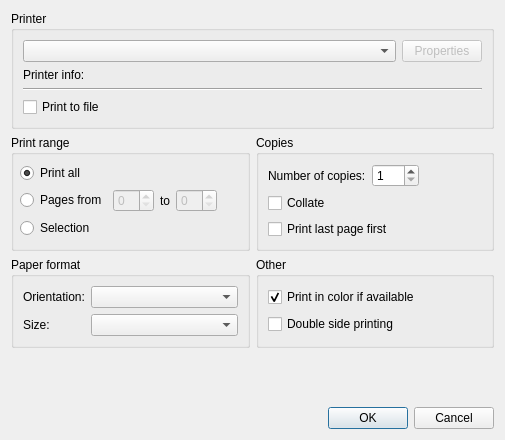
<ui version="4.0" >
 <comment>*********************************************************************
**
** Copyright (C) 1992-2008 Trolltech ASA. All rights reserved.
**
** This file is part of the QtGui module of the Qt Toolkit.
**
** This file may be used under the terms of the GNU General Public
** License versions 2.0 or 3.0 as published by the Free Software
** Foundation and appearing in the files LICENSE.GPL2 and LICENSE.GPL3
** included in the packaging of this file.  Alternatively you may (at
** your option) use any later version of the GNU General Public
** License if such license has been publicly approved by Trolltech ASA
** (or its successors, if any) and the KDE Free Qt Foundation. In
** addition, as a special exception, Trolltech gives you certain
** additional rights. These rights are described in the Trolltech GPL
** Exception version 1.2, which can be found at
** http://www.trolltech.com/products/qt/gplexception/ and in the file
** GPL_EXCEPTION.txt in this package.
**
** Please review the following information to ensure GNU General
** Public Licensing requirements will be met:
** http://trolltech.com/products/qt/licenses/licensing/opensource/. If
** you are unsure which license is appropriate for your use, please
** review the following information:
** http://trolltech.com/products/qt/licenses/licensing/licensingoverview
** or contact the sales department at sales@trolltech.com.
**
** In addition, as a special exception, Trolltech, as the sole
** copyright holder for Qt Designer, grants users of the Qt/Eclipse
** Integration plug-in the right for the Qt/Eclipse Integration to
** link to functionality provided by Qt Designer and its related
** libraries.
**
** This file is provided "AS IS" with NO WARRANTY OF ANY KIND,
** INCLUDING THE WARRANTIES OF DESIGN, MERCHANTABILITY AND FITNESS FOR
** A PARTICULAR PURPOSE. Trolltech reserves all rights not expressly
** granted herein.
**
** This file is provided AS IS with NO WARRANTY OF ANY KIND, INCLUDING THE
** WARRANTY OF DESIGN, MERCHANTABILITY AND FITNESS FOR A PARTICULAR PURPOSE.
**
*********************************************************************</comment>
 <class>QPrintDialog</class>
 <widget class="QDialog" name="QPrintDialog" >
  <property name="geometry" >
   <rect>
    <x>0</x>
    <y>0</y>
    <width>505</width>
    <height>440</height>
   </rect>
  </property>
  <property name="windowTitle" >
   <string>Print dialog</string>
  </property>
  <layout class="QVBoxLayout" >
   <item>
    <widget class="QWidget" native="1" name="generalWidget" >
     <layout class="QGridLayout" >
      <property name="leftMargin" >
       <number>0</number>
      </property>
      <property name="topMargin" >
       <number>0</number>
      </property>
      <property name="rightMargin" >
       <number>0</number>
      </property>
      <property name="bottomMargin" >
       <number>0</number>
      </property>
      <item row="0" column="0" colspan="2" >
       <widget class="QGroupBox" name="gbDestination" >
        <property name="sizePolicy" >
         <sizepolicy vsizetype="Minimum" hsizetype="Preferred" >
          <horstretch>0</horstretch>
          <verstretch>0</verstretch>
         </sizepolicy>
        </property>
        <property name="title" >
         <string>Printer</string>
        </property>
        <layout class="QVBoxLayout" >
         <property name="spacing" >
          <number>6</number>
         </property>
         <property name="leftMargin" >
          <number>9</number>
         </property>
         <property name="topMargin" >
          <number>9</number>
         </property>
         <property name="rightMargin" >
          <number>9</number>
         </property>
         <property name="bottomMargin" >
          <number>9</number>
         </property>
         <item>
          <widget class="QStackedWidget" name="stackedWidget" >
           <property name="sizePolicy" >
            <sizepolicy vsizetype="Minimum" hsizetype="Preferred" >
             <horstretch>0</horstretch>
             <verstretch>0</verstretch>
            </sizepolicy>
           </property>
           <property name="currentIndex" >
            <number>0</number>
           </property>
           <widget class="QWidget" name="page" >
            <layout class="QVBoxLayout" >
             <property name="spacing" >
              <number>6</number>
             </property>
             <property name="leftMargin" >
              <number>0</number>
             </property>
             <property name="topMargin" >
              <number>0</number>
             </property>
             <property name="rightMargin" >
              <number>0</number>
             </property>
             <property name="bottomMargin" >
              <number>0</number>
             </property>
             <item>
              <layout class="QHBoxLayout" >
               <property name="spacing" >
                <number>6</number>
               </property>
               <property name="leftMargin" >
                <number>0</number>
               </property>
               <property name="topMargin" >
                <number>0</number>
               </property>
               <property name="rightMargin" >
                <number>0</number>
               </property>
               <property name="bottomMargin" >
                <number>0</number>
               </property>
               <item>
                <widget class="QComboBox" name="cbPrinters" >
                 <property name="sizePolicy" >
                  <sizepolicy vsizetype="Minimum" hsizetype="Expanding" >
                   <horstretch>0</horstretch>
                   <verstretch>0</verstretch>
                  </sizepolicy>
                 </property>
                </widget>
               </item>
               <item>
                <widget class="QPushButton" name="btnProperties" >
                 <property name="enabled" >
                  <bool>false</bool>
                 </property>
                 <property name="sizePolicy" >
                  <sizepolicy vsizetype="Minimum" hsizetype="Minimum" >
                   <horstretch>0</horstretch>
                   <verstretch>0</verstretch>
                  </sizepolicy>
                 </property>
                 <property name="text" >
                  <string>Properties</string>
                 </property>
                </widget>
               </item>
              </layout>
             </item>
             <item>
              <layout class="QHBoxLayout" >
               <property name="spacing" >
                <number>6</number>
               </property>
               <property name="leftMargin" >
                <number>0</number>
               </property>
               <property name="topMargin" >
                <number>0</number>
               </property>
               <property name="rightMargin" >
                <number>0</number>
               </property>
               <property name="bottomMargin" >
                <number>0</number>
               </property>
               <item>
                <widget class="QLabel" name="label" >
                 <property name="text" >
                  <string>Printer info:</string>
                 </property>
                </widget>
               </item>
               <item>
                <widget class="QLabel" name="lbPrinterInfo" >
                 <property name="sizePolicy" >
                  <sizepolicy vsizetype="Preferred" hsizetype="MinimumExpanding" >
                   <horstretch>0</horstretch>
                   <verstretch>0</verstretch>
                  </sizepolicy>
                 </property>
                 <property name="text" >
                  <string/>
                 </property>
                </widget>
               </item>
              </layout>
             </item>
            </layout>
           </widget>
           <widget class="QWidget" name="page_2" >
            <layout class="QVBoxLayout" >
             <property name="spacing" >
              <number>6</number>
             </property>
             <property name="leftMargin" >
              <number>0</number>
             </property>
             <property name="topMargin" >
              <number>0</number>
             </property>
             <property name="rightMargin" >
              <number>0</number>
             </property>
             <property name="bottomMargin" >
              <number>0</number>
             </property>
             <item>
              <layout class="QHBoxLayout" >
               <property name="spacing" >
                <number>6</number>
               </property>
               <property name="leftMargin" >
                <number>0</number>
               </property>
               <property name="topMargin" >
                <number>0</number>
               </property>
               <property name="rightMargin" >
                <number>0</number>
               </property>
               <property name="bottomMargin" >
                <number>0</number>
               </property>
               <item>
                <widget class="QLineEdit" name="leFile" >
                 <property name="enabled" >
                  <bool>true</bool>
                 </property>
                 <property name="sizePolicy" >
                  <sizepolicy vsizetype="Preferred" hsizetype="Expanding" >
                   <horstretch>0</horstretch>
                   <verstretch>0</verstretch>
                  </sizepolicy>
                 </property>
                </widget>
               </item>
               <item>
                <widget class="QPushButton" name="btnBrowse" >
                 <property name="enabled" >
                  <bool>true</bool>
                 </property>
                 <property name="text" >
                  <string>Browse</string>
                 </property>
                </widget>
               </item>
              </layout>
             </item>
            </layout>
           </widget>
          </widget>
         </item>
         <item>
          <widget class="Line" name="line" >
           <property name="orientation" >
            <enum>Qt::Horizontal</enum>
           </property>
          </widget>
         </item>
         <item>
          <widget class="QCheckBox" name="chbPrintToFile" >
           <property name="text" >
            <string>Print to file</string>
           </property>
          </widget>
         </item>
        </layout>
       </widget>
      </item>
      <item row="1" column="0" >
       <widget class="QGroupBox" name="gbPrintRange" >
        <property name="sizePolicy" >
         <sizepolicy vsizetype="Minimum" hsizetype="Preferred" >
          <horstretch>0</horstretch>
          <verstretch>0</verstretch>
         </sizepolicy>
        </property>
        <property name="title" >
         <string>Print range</string>
        </property>
        <layout class="QVBoxLayout" >
         <property name="spacing" >
          <number>4</number>
         </property>
         <property name="leftMargin" >
          <number>6</number>
         </property>
         <property name="topMargin" >
          <number>6</number>
         </property>
         <property name="rightMargin" >
          <number>6</number>
         </property>
         <property name="bottomMargin" >
          <number>6</number>
         </property>
         <item>
          <widget class="QRadioButton" name="rbPrintAll" >
           <property name="text" >
            <string>Print all</string>
           </property>
           <property name="checked" >
            <bool>true</bool>
           </property>
          </widget>
         </item>
         <item>
          <layout class="QHBoxLayout" >
           <property name="spacing" >
            <number>6</number>
           </property>
           <property name="leftMargin" >
            <number>0</number>
           </property>
           <property name="topMargin" >
            <number>0</number>
           </property>
           <property name="rightMargin" >
            <number>0</number>
           </property>
           <property name="bottomMargin" >
            <number>0</number>
           </property>
           <item>
            <widget class="QRadioButton" name="rbPrintRange" >
             <property name="text" >
              <string>Pages from</string>
             </property>
            </widget>
           </item>
           <item>
            <widget class="QSpinBox" name="sbFrom" >
             <property name="enabled" >
              <bool>false</bool>
             </property>
            </widget>
           </item>
           <item>
            <widget class="QLabel" name="label_2" >
             <property name="text" >
              <string>to</string>
             </property>
            </widget>
           </item>
           <item>
            <widget class="QSpinBox" name="sbTo" >
             <property name="enabled" >
              <bool>false</bool>
             </property>
            </widget>
           </item>
           <item>
            <spacer>
             <property name="orientation" >
              <enum>Qt::Horizontal</enum>
             </property>
             <property name="sizeHint" >
              <size>
               <width>0</width>
               <height>20</height>
              </size>
             </property>
            </spacer>
           </item>
          </layout>
         </item>
         <item>
          <widget class="QRadioButton" name="rbPrintSelection" >
           <property name="text" >
            <string>Selection</string>
           </property>
          </widget>
         </item>
        </layout>
       </widget>
      </item>
      <item row="1" column="1" >
       <widget class="QGroupBox" name="gbCopies" >
        <property name="sizePolicy" >
         <sizepolicy vsizetype="Minimum" hsizetype="Minimum" >
          <horstretch>0</horstretch>
          <verstretch>0</verstretch>
         </sizepolicy>
        </property>
        <property name="title" >
         <string>Copies</string>
        </property>
        <layout class="QVBoxLayout" >
         <property name="spacing" >
          <number>6</number>
         </property>
         <property name="leftMargin" >
          <number>9</number>
         </property>
         <property name="topMargin" >
          <number>9</number>
         </property>
         <property name="rightMargin" >
          <number>9</number>
         </property>
         <property name="bottomMargin" >
          <number>9</number>
         </property>
         <item>
          <layout class="QHBoxLayout" >
           <property name="spacing" >
            <number>6</number>
           </property>
           <property name="leftMargin" >
            <number>0</number>
           </property>
           <property name="topMargin" >
            <number>0</number>
           </property>
           <property name="rightMargin" >
            <number>0</number>
           </property>
           <property name="bottomMargin" >
            <number>0</number>
           </property>
           <item>
            <widget class="QLabel" name="label_8" >
             <property name="text" >
              <string>Number of copies:</string>
             </property>
            </widget>
           </item>
           <item>
            <widget class="QSpinBox" name="sbNumCopies" >
             <property name="minimum" >
              <number>1</number>
             </property>
             <property name="maximum" >
              <number>999</number>
             </property>
             <property name="value" >
              <number>1</number>
             </property>
            </widget>
           </item>
           <item>
            <spacer>
             <property name="orientation" >
              <enum>Qt::Horizontal</enum>
             </property>
             <property name="sizeHint" >
              <size>
               <width>0</width>
               <height>20</height>
              </size>
             </property>
            </spacer>
           </item>
          </layout>
         </item>
         <item>
          <widget class="QCheckBox" name="chbCollate" >
           <property name="text" >
            <string>Collate</string>
           </property>
          </widget>
         </item>
         <item>
          <widget class="QCheckBox" name="chbPrintLastFirst" >
           <property name="text" >
            <string>Print last page first</string>
           </property>
          </widget>
         </item>
        </layout>
       </widget>
      </item>
      <item row="2" column="0" >
       <widget class="QGroupBox" name="gbPageProperties" >
        <property name="title" >
         <string>Paper format</string>
        </property>
        <layout class="QGridLayout" >
         <property name="leftMargin" >
          <number>9</number>
         </property>
         <property name="topMargin" >
          <number>9</number>
         </property>
         <property name="rightMargin" >
          <number>9</number>
         </property>
         <property name="bottomMargin" >
          <number>9</number>
         </property>
         <property name="horizontalSpacing" >
          <number>6</number>
         </property>
         <property name="verticalSpacing" >
          <number>6</number>
         </property>
         <item row="1" column="0" >
          <widget class="QLabel" name="label_4" >
           <property name="text" >
            <string>Size:</string>
           </property>
          </widget>
         </item>
         <item row="0" column="0" >
          <widget class="QLabel" name="label_3" >
           <property name="text" >
            <string>Orientation:</string>
           </property>
          </widget>
         </item>
         <item row="0" column="1" >
          <widget class="QComboBox" name="cbPaperLayout" >
           <property name="sizePolicy" >
            <sizepolicy vsizetype="Fixed" hsizetype="Expanding" >
             <horstretch>0</horstretch>
             <verstretch>0</verstretch>
            </sizepolicy>
           </property>
          </widget>
         </item>
         <item row="1" column="1" >
          <widget class="QComboBox" name="cbPaperSize" >
           <property name="sizePolicy" >
            <sizepolicy vsizetype="Fixed" hsizetype="Expanding" >
             <horstretch>0</horstretch>
             <verstretch>0</verstretch>
            </sizepolicy>
           </property>
          </widget>
         </item>
        </layout>
       </widget>
      </item>
      <item row="2" column="1" >
       <widget class="QGroupBox" name="gbOther" >
        <property name="sizePolicy" >
         <sizepolicy vsizetype="Preferred" hsizetype="Minimum" >
          <horstretch>0</horstretch>
          <verstretch>0</verstretch>
         </sizepolicy>
        </property>
        <property name="title" >
         <string>Other</string>
        </property>
        <layout class="QVBoxLayout" >
         <property name="spacing" >
          <number>6</number>
         </property>
         <property name="leftMargin" >
          <number>9</number>
         </property>
         <property name="topMargin" >
          <number>9</number>
         </property>
         <property name="rightMargin" >
          <number>9</number>
         </property>
         <property name="bottomMargin" >
          <number>9</number>
         </property>
         <item>
          <widget class="QCheckBox" name="chbColor" >
           <property name="text" >
            <string>Print in color if available</string>
           </property>
           <property name="checked" >
            <bool>true</bool>
           </property>
          </widget>
         </item>
         <item>
          <widget class="QCheckBox" name="chbDuplex" >
           <property name="text" >
            <string>Double side printing</string>
           </property>
          </widget>
         </item>
        </layout>
       </widget>
      </item>
      <item row="3" column="0" colspan="2" >
       <spacer>
        <property name="orientation" >
         <enum>Qt::Vertical</enum>
        </property>
        <property name="sizeHint" >
         <size>
          <width>0</width>
          <height>10</height>
         </size>
        </property>
       </spacer>
      </item>
     </layout>
    </widget>
   </item>
   <item>
    <widget class="QDialogButtonBox" name="buttonBox" >
     <property name="orientation" >
      <enum>Qt::Horizontal</enum>
     </property>
     <property name="standardButtons" >
      <set>QDialogButtonBox::Cancel|QDialogButtonBox::NoButton|QDialogButtonBox::Ok</set>
     </property>
    </widget>
   </item>
  </layout>
 </widget>
 <resources/>
 <connections/>
</ui>
